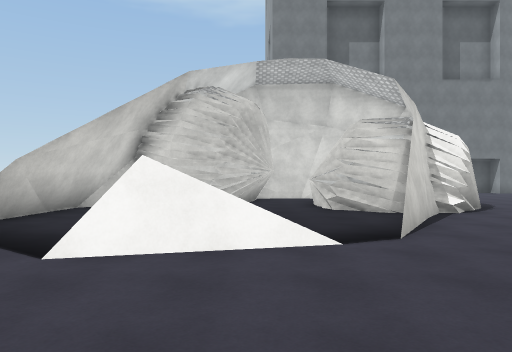
view 1 (above)

24 first-person views from a walk through a Unity game level. The camera is 1.5 m above the floor, looks level and sees 70° across. The floor is counted in squares, 2 m on a side. Each view is taken from the middle of a square. On the plan, view 1 faces up. The plan holds only what a view shows up to about 11 squares ahead; the rest is blank. The place goes on beyond the plan. Some animated figures are left out. Surface patterns are stand-ins for the level's own textures.

view 2
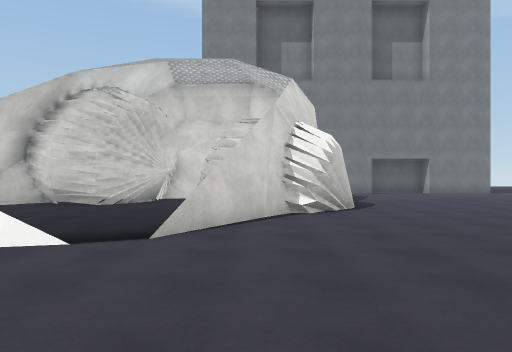

view 3
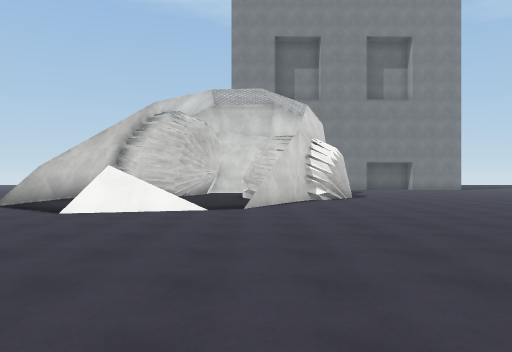

view 4
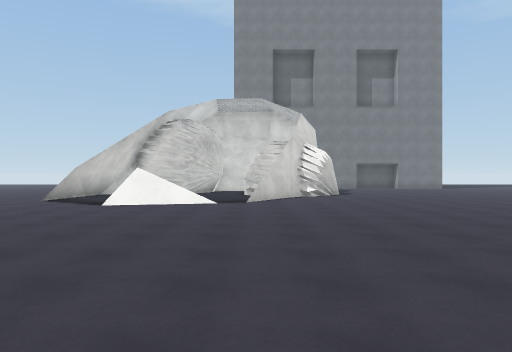

view 5
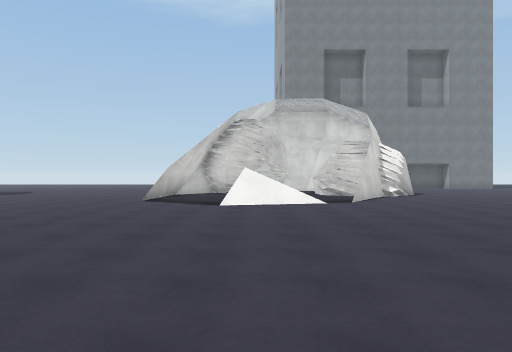

view 6
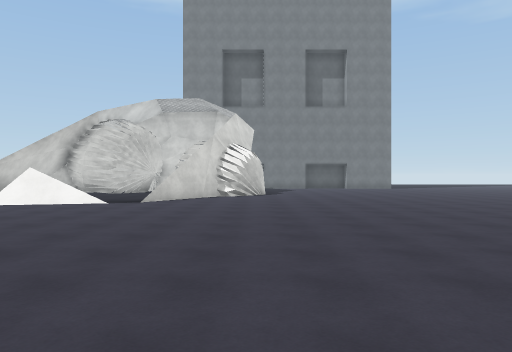

view 7
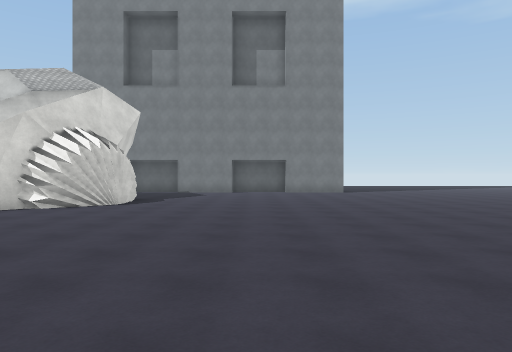

view 8
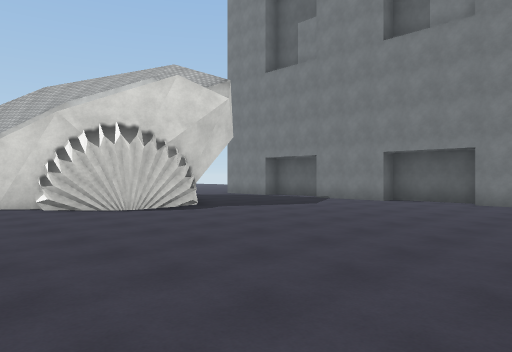

view 9
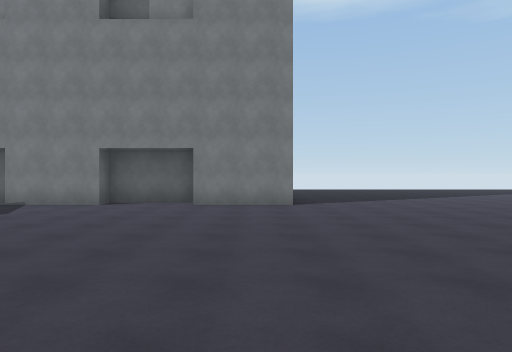

view 10
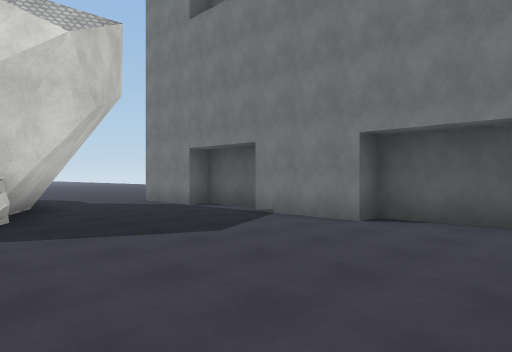

view 11
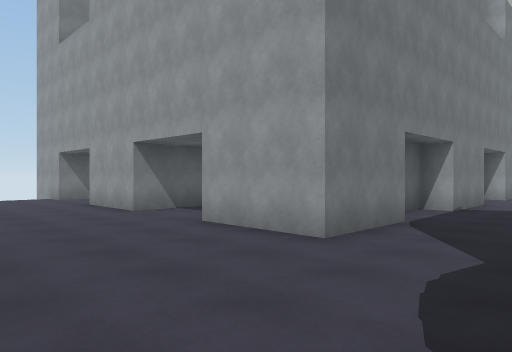

view 12
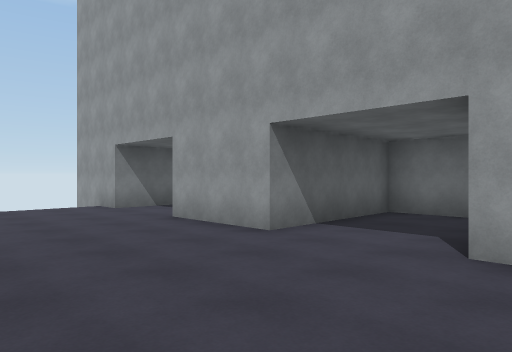

view 13
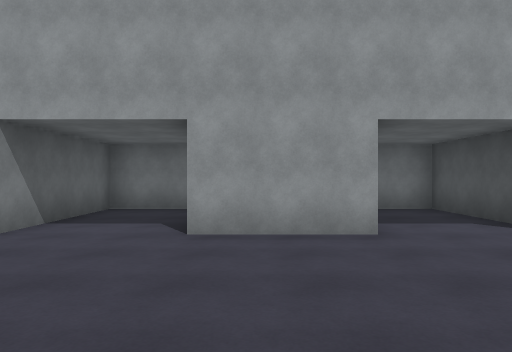

view 14
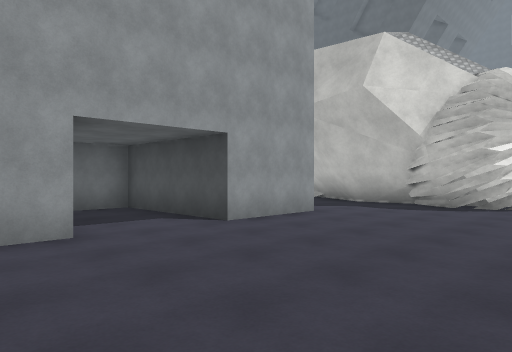

view 15
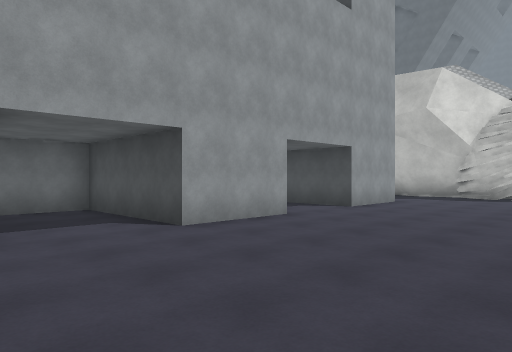

view 16
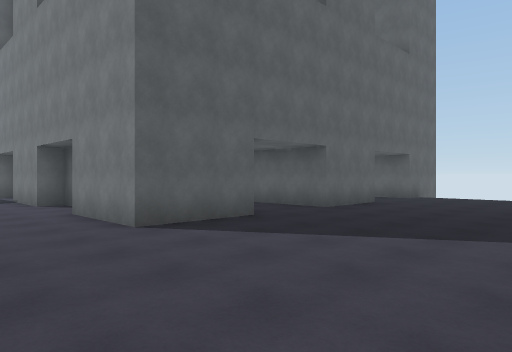

view 17
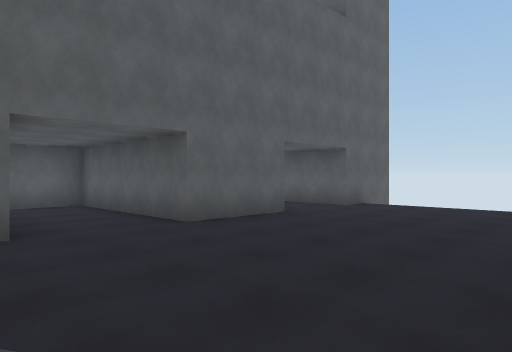

view 18
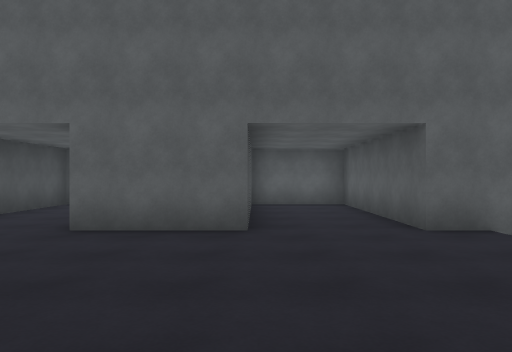

view 19
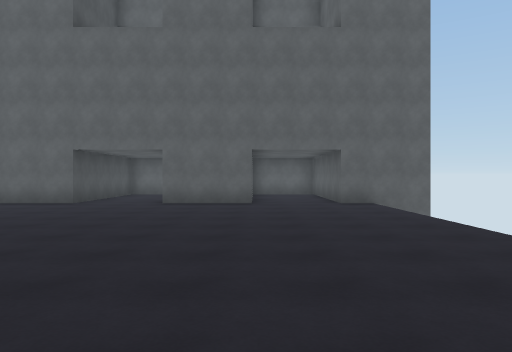

view 20
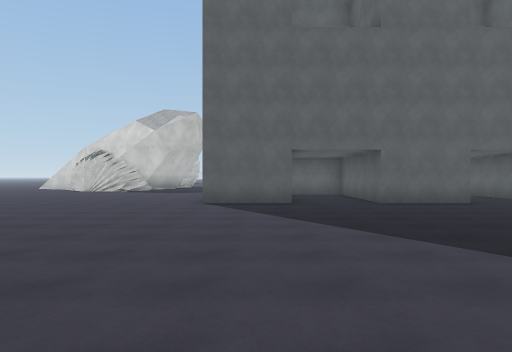

view 21
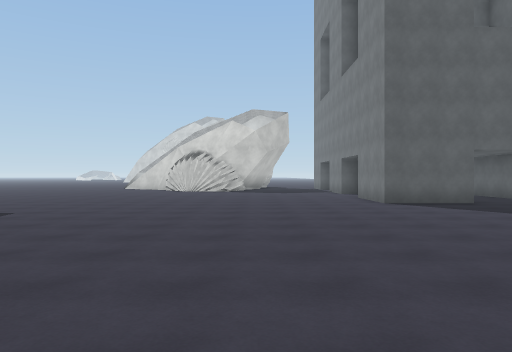

view 22
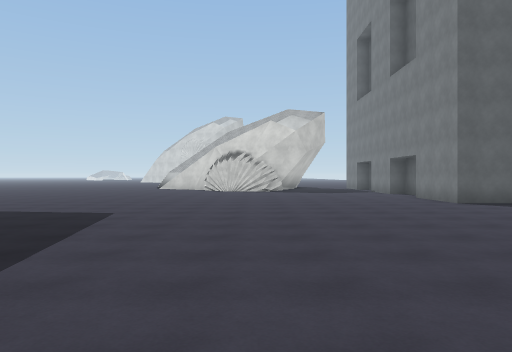

view 23
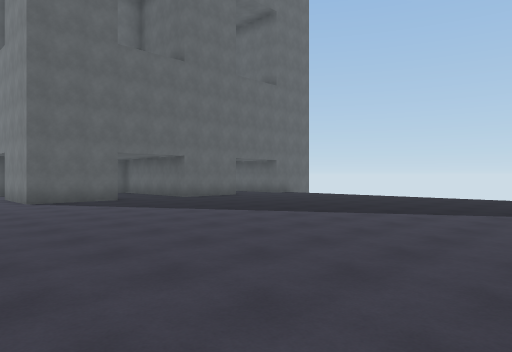

view 24
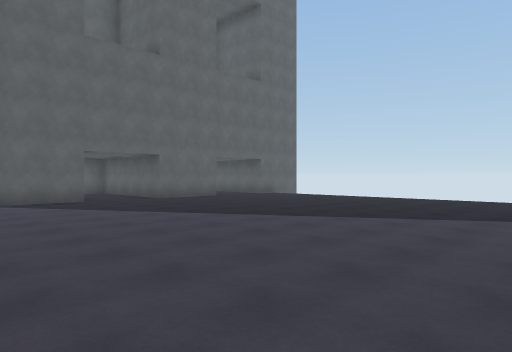

### Floor plan
Key: @ floor where view 1 was taken; # wall or solid block; . floor; / step, stairs or slope; = window, fence, low wall or low ledge; v drop or lower ground.
Columns run from 4 left of view 1 to 24 right of it. Each row starts with its distance up from view 1.
 28      v           v
 27      #           #
 26 . ...#####  ######/////////
 25  ........#  #..............
 24 .........#  #..............
 23 .....#####  ######..........
 22 .....####    # ###..........
 21  ....#####  ######..........
 20 .........#  #...............
 19 .........#  #...............
 18  ....#####  ######..........
 17  ....####   ######...........
 16  ....#############...........
 15  ............................
 14  ............................
 13  .##....................... .
 12   ######.................. .
 11  ## #####.................
 10  #=#### ##................ .
  9 #.##..####................
  8 #.....####................
  7 #......#................
  6 #.....#................
  5 ##.  ##..............
  4 .=###=..............
  3 ..................
  2 ................
  1 ................
  0 ....@.........
 -1 ..............
 -2 .............
 -3  ...........
 -4  ...........
 -5
 -6    .  .  .

Positions as (right, up) in squares from view 1, and headings:
1: (0, 0), facing up
2: (3, 0), facing up
3: (2, -4), facing up
4: (2, -6), facing up
5: (-1, -6), facing up
6: (5, -6), facing up
7: (9, -1), facing up
8: (13, 5), facing up-left
9: (12, 6), facing up
10: (11, 10), facing up-left
11: (-3, 13), facing up-right
12: (-3, 17), facing up-right
13: (-4, 22), facing right
14: (-4, 22), facing down-right
15: (-4, 26), facing down-right
16: (18, 13), facing up-left
17: (18, 17), facing up-left
18: (18, 23), facing left
19: (23, 23), facing left
20: (23, 17), facing left
21: (23, 12), facing left
22: (23, 10), facing left
23: (24, 13), facing up-left
24: (24, 14), facing up-left
